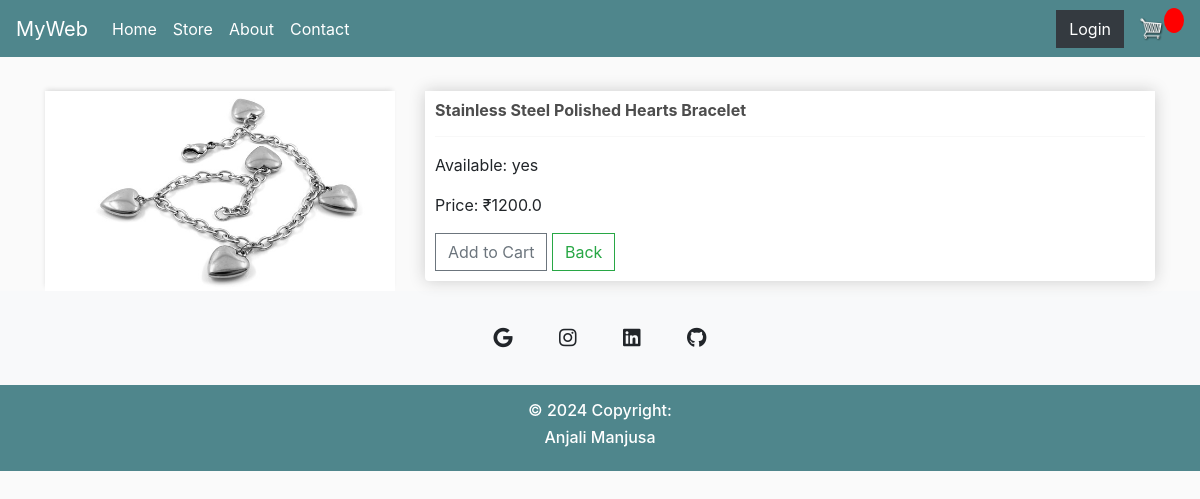
Screenshot of /productDetail/5 with the database file from the repository.
### store/models.py (models this page shows, shortened)
class Product(models.Model):
    name = models.CharField(max_length=200)
    price = models.FloatField()
    digital = models.BooleanField(default=False, null=True, blank=True)
    image = models.ImageField(null=True, blank=True)

### store/views.py (the view)
# urls.py: path('productDetail/<int:pk>',views.productDetail,name="productDetail"),
def productDetail(request,pk):
    product = Product.objects.get(id=pk)
    return render(request,'store/productDetail.html',{'product':product})

### store/Templates/store/productDetail.html
{% extends 'store/main.html' %}
{% load static %}
{% block content %}
    <div class="row">
        <div class="col-lg-4">
            <img class="thumbnail" src="{{ product.image.url }}">
        </div>
        <div class="col-lg-8">
            <div class="box-element product">
                <h6><strong>{{ product.name }}</strong></h6>
                <hr>
                <p>Available: yes</p>
                <p>Price: &#8377;{{ product.price }}</p>
                <button data-product="{{ product.id }}" data-action="add" class="btn btn-outline-secondary add-btn update-cart">Add to Cart</button>
                <a class="btn btn-outline-success" href="{% url 'store' %}">Back</a>
            </div>
        </div>
    </div>
{% endblock content %}

### static/css/main.css (style rules this page uses)
body { background-color: hsl(0, 0%, 98%); }
h1,h2,h3,h4,h5,h6 { color:hsl(0, 0%, 30%); }
.box-element { box-shadow:hsl(0, 0%, 80%) 0 0 16px; background-color: #fff; border-radius: 4px; padding: 10px; }
.thumbnail { width: 100%; height: 200px; -webkit-box-shadow: -1px -3px 5px -2px rgba(214,214,214,1); -moz-box-shadow: -1px -3px 5px -2px rgba(214,214,214,1); box-shadow: -1px -3px 5px -2px rgba(214,214,214,1); }
.product { border-radius: 0 0 4px 4px; }
.col-lg-4, .col-lg-6, .col-lg-8, .col-lg-12 { margin-top: 10px; }
.btn { border-radius: 0; }

### rows the page displays
Product: image (picture), name "Stainless Steel Polished Hearts Bracelet", price "1200.0"
